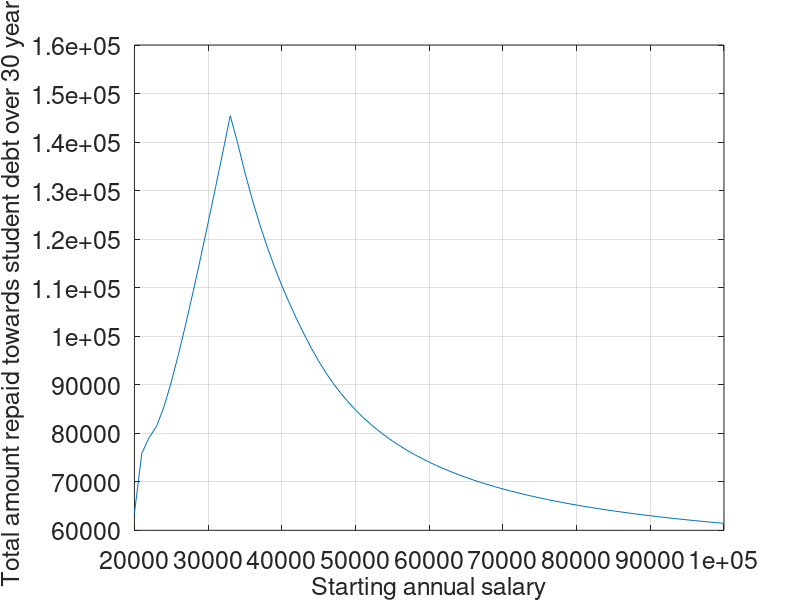

MATLAB code to generate this figure:
% Looped version of my Plan 2 student loan debt prediction tool, applicable for most graduates since 2012
% Intends to demonstrate the effect of starting salary on total amount repaid (assuming growth at a fixed %)
% Written by Tobie Carman www.linkedin.com/in/tobiecarman
% Relatively simplified model, makes the following assumptions:
% > start work in September after graduation (optimistic)
% > constant yearly pay rise (configurable)
% > RPI remains fixed after leaving university (unlikely but impossible to speculate)
% > repayment threshold continues to rise with inflation - set by government - if they are short of cash they may leave it fixed
% > repayment percentage of salary remains constant (likely)
% > debt wiped after 30 years
% Note all money values are relative to year of starting work, i.e. ignoring inflation over the 30 years

%% Adjustable inputs
courseLength = 3; % number of years of undergraduate study
tuition = 9000; % annual undergraduate tuition fee loan in £
maintenance = [3575;3610;3469]; % each year of maintenance loan in £
startPostBal = 10000; % postgraduate loan amount in £ (change to 0 if not taken)
RPI = 0.016; % old rate of inflation (rose from 1.6-3.1% in the last year, may rise further) - this script assumes studying whilst RPI was at the lower value - change to 3.1 if began studying after 2017
salaries = linspace(20000,100000,81);
repaidTotals = [];
amountLeft = [];
outerLoopInd = 1;
for salary = salaries % starting annual salary in £
    ugThreshold = 25000; % repayment salary threshold in £, assumed to rise with inflation (optimistic)
    pgThreshold = 21000;
    payRise = 0.02; % annual pay rise above inflation, assumed fixed for simplicity (can be negative)
    fprintf('\nFor a starting salary of £%.2f growing at %d%% per year:\n',salary,payRise)

    %% Account for interest accrued during study
    studied = 1;
    undBal = 0;
    while studied<= courseLength
        undBal = (undBal+tuition+maintenance(studied))*(1+RPI); % total undergraduate loan borrowed in £, has been accumulating interest during study
        studied = studied+1;
    end
    RPI = 0.031; % new RPI

    %% Initialise variables
    postBal = startPostBal;
    startTotBal = undBal+postBal;
    totBal = startTotBal;
    month = 0;
    never = 0;
    already = 0;
    duration = 35*12; % attempt to model over 35 year period after graduation, starting in September of first year in work

    %% Pre-allocate arrays for speed
    MONTHS = zeros(1,duration);
    UNDERGRADUATEBALANCE = zeros(1,duration);
    POSTGRADUATEBALANCE = zeros(1,duration);
    BALANCE = zeros(1,duration);
    MONTHLYEARNINGS = zeros(1,duration);
    MONTHLYREPAYMENTS = zeros(1,duration);
    SALARY = zeros(1,duration);
    TOTALREPAID = zeros(1,duration);
    NETREPAYMENTS = zeros(1,duration);

    %% Main loop
    while month<=duration
        if month==33*12+7 && undBal~=0 % loan gets wiped 30 years after April following graduation
            undBal=0;
            finalTotBal=totBal;
            fprintf('You will never repay your entire student loan. Your starting balance is £%.2f, your remaining balance will be £%.2f, total amount repaid will be £%.2f.\n',startTotBal,totBal,sum(MONTHLYREPAYMENTS))
            never=1;
        elseif month==34*12+7
            postBal=0;
        end
        if salary-ugThreshold>0
            extra=(salary-ugThreshold)*0.0000015; % extra interest paid due to salary
            if extra>0.03 % extra interest capped at 3%
                extra=0.03;
            end
            undRepay=(salary-ugThreshold)*0.09; % amount paid back per year towards undergraduate debt
            postRepay=(salary-pgThreshold)*0.06; % amount paid back per year towards postgraduate debt
        elseif salary-pgThreshold>0
            undRepay=0;
            postRepay=(salary-pgThreshold)*0.06;
        else
            extra=0;
            undRepay=0;
            postRepay=0;
        end
        if month<7
            undRepay = 0; % won't start paying back until April after graduation
        end
        if month<19
            postRepay = 0; % won't start paying back until April after graduation
        end
        if undBal>undRepay/12
            undBal = undBal-undRepay/12; % monthly repayments
        elseif undBal>0 % Avoids overpayment on final instalment
            undRepay = undBal*12;
            undBal = 0;
        else
            undRepay = 0;
        end
        if postBal>postRepay/12
            postBal = postBal-postRepay/12;
        elseif postBal>0
            postRepay = postBal*12;
            postBal = 0;
            fprintf('You will repay your postgraduate loan after %d years and %d months.\n',fix(month/12),rem(month,12))
        else
            postRepay = 0;
        end
        undIntPc=RPI+extra; % interest percentage
        postIntPc=RPI+0.03; % extra interest flat 3% for postgraduate loan
        if mod(month,12)==0
            salary=salary*(1+RPI+payRise); % assuming salary rises every year by inflation + x%
            ugThreshold=ugThreshold*(1+RPI); % assuming repayment thresholds rise every year with inflation
            pgThreshold=pgThreshold*(1+RPI);
        end
        undIntPnd=undIntPc*undBal; % how much undergraduate balance will rise by due to interest in £
        postIntPnd=postIntPc*postBal; % how much postgraduate balance will rise by due to interest in £
        undBal=undBal+undIntPnd/12; % accounting for interest after repayments i.e. best case scenario
        postBal=postBal+postIntPnd/12;
        totBal=undBal+postBal;
        month=month+1;
        MONTHS(month)=month;
        UNDERGRADUATEBALANCE(month)=undBal;
        POSTGRADUATEBALANCE(month)=postBal;
        BALANCE(month)=totBal;
        MONTHLYEARNINGS(month)=salary/12;
        MONTHLYREPAYMENTS(month)=(undRepay+postRepay)/12;
        NETREPAYMENTS(month)=(undRepay+postRepay-undIntPnd-postIntPnd)/12;
        if already==0 && NETREPAYMENTS(month)>0 && month>1
            fprintf('You will be repaying less than the interest your loan is accumulating for the first %d years and %d months.\n',fix(month/12),rem(month,12))
            already=1;
        end
        SALARY(month)=salary;
        if month~=1
            TOTALREPAID(month)=TOTALREPAID(month-1)+MONTHLYREPAYMENTS(month);
        else
            TOTALREPAID(month)=MONTHLYREPAYMENTS(month);
        end
    end

    %% Output results
    [val,ind] = min(BALANCE);
    yearsTaken = fix(MONTHS(ind)/12);
    monthsExtra = rem(MONTHS(ind),12);
    totalRepaid = sum(MONTHLYREPAYMENTS);
    if val<= 0 && never == 0
        fprintf('It will take %d years and %d months to pay off your entire student loan. Your starting balance is £%.2f and total amount repaid will be £%.2f.\n',yearsTaken,monthsExtra,startTotBal,totalRepaid)
        finalTotBal = 0;
    end
    repaidTotals(outerLoopInd) = totalRepaid;
    amountLeft(outerLoopInd) = finalTotBal;
    outerLoopInd = outerLoopInd+1;
end
close all
figure(1)
plot(salaries,repaidTotals)
xlabel('Starting annual salary')
ylabel('Total amount repaid towards student debt over 30 years')
xl=xlim;
set(gca,'XTick', xl(1) : 10000 : xl(2))
yl=ylim;
set(gca,'YTick', yl(1) : 10000 : yl(2))
set(findall(gcf,'-property','FontSize'),'FontSize',18)
grid on
%figure(2)
%plot(salaries, amountLeft)
%xlabel('Starting annual salary')
%ylabel('Amount of student debt left after 30 years')

fprintf("The annual starting salary which repays the most is £%.2f\n",salaries(find(repaidTotals == max(repaidTotals))))
